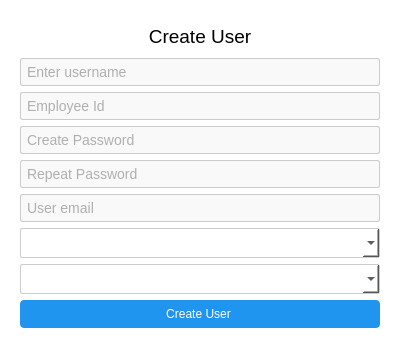
<?xml version="1.0" encoding="UTF-8"?>
<ui version="4.0">
 <class>Dialog</class>
 <widget class="QDialog" name="Dialog">
  <property name="geometry">
   <rect>
    <x>0</x>
    <y>0</y>
    <width>400</width>
    <height>348</height>
   </rect>
  </property>
  <property name="windowTitle">
   <string>Dialog</string>
  </property>
  <property name="styleSheet">
   <string notr="true">background-color: rgb(255, 255, 255);</string>
  </property>
  <layout class="QGridLayout" name="gridLayout">
   <item row="0" column="0">
    <widget class="QWidget" name="widget" native="true">
     <property name="styleSheet">
      <string notr="true">QLineEdit{
color: #666;
font-size: 14px;
padding: 4px;
border: 1px solid #ccc;
border-radius: 2px;
background-color: #f9f9f9;
}
QLineEdit:focus {
            border: 1px solid #0078d4;
            background-color: #fff;
        }

QComboBox{
border:1px solid #ccc;
padding:4px;
border-radius: 2px;


}
QComboBox:focus{

 border: 1px solid #0078d4;
            background-color: #fff;

}</string>
     </property>
     <layout class="QGridLayout" name="gridLayout_2">
      <item row="0" column="0">
       <widget class="QLabel" name="label">
        <property name="font">
         <font>
          <pointsize>14</pointsize>
          <weight>50</weight>
          <bold>false</bold>
         </font>
        </property>
        <property name="text">
         <string>Create User</string>
        </property>
        <property name="alignment">
         <set>Qt::AlignCenter</set>
        </property>
       </widget>
      </item>
      <item row="1" column="0">
       <layout class="QVBoxLayout" name="verticalLayout">
        <item>
         <widget class="QLineEdit" name="username_le">
          <property name="placeholderText">
           <string>Enter username</string>
          </property>
         </widget>
        </item>
        <item>
         <widget class="QLineEdit" name="employee_id_le">
          <property name="text">
           <string/>
          </property>
          <property name="placeholderText">
           <string>Employee Id</string>
          </property>
         </widget>
        </item>
        <item>
         <widget class="QLineEdit" name="create_pass_le">
          <property name="placeholderText">
           <string>Create Password</string>
          </property>
         </widget>
        </item>
        <item>
         <widget class="QLineEdit" name="repeat_pass_le">
          <property name="placeholderText">
           <string>Repeat Password</string>
          </property>
         </widget>
        </item>
        <item>
         <widget class="QLineEdit" name="email_le">
          <property name="placeholderText">
           <string>User email</string>
          </property>
         </widget>
        </item>
        <item>
         <widget class="QComboBox" name="reporting_to_combo">
          <property name="minimumSize">
           <size>
            <width>0</width>
            <height>30</height>
           </size>
          </property>
          <property name="styleSheet">
           <string notr="true"/>
          </property>
         </widget>
        </item>
        <item>
         <widget class="QComboBox" name="role_combo">
          <property name="minimumSize">
           <size>
            <width>0</width>
            <height>30</height>
           </size>
          </property>
          <property name="styleSheet">
           <string notr="true"/>
          </property>
         </widget>
        </item>
        <item>
         <widget class="QPushButton" name="btn_create_user">
          <property name="cursor">
           <cursorShape>PointingHandCursor</cursorShape>
          </property>
          <property name="styleSheet">
           <string notr="true">QPushButton{
border:none;
border-radius:4px;
padding:7px;
padding-left-10px;
padding-right:10px;
background-color: rgb(31, 149, 239);
color:white;





}
QPushButton:hover{
background-color:#1668a7;






}</string>
          </property>
          <property name="text">
           <string>Create User</string>
          </property>
         </widget>
        </item>
       </layout>
      </item>
     </layout>
    </widget>
   </item>
  </layout>
 </widget>
 <resources/>
 <connections/>
</ui>
